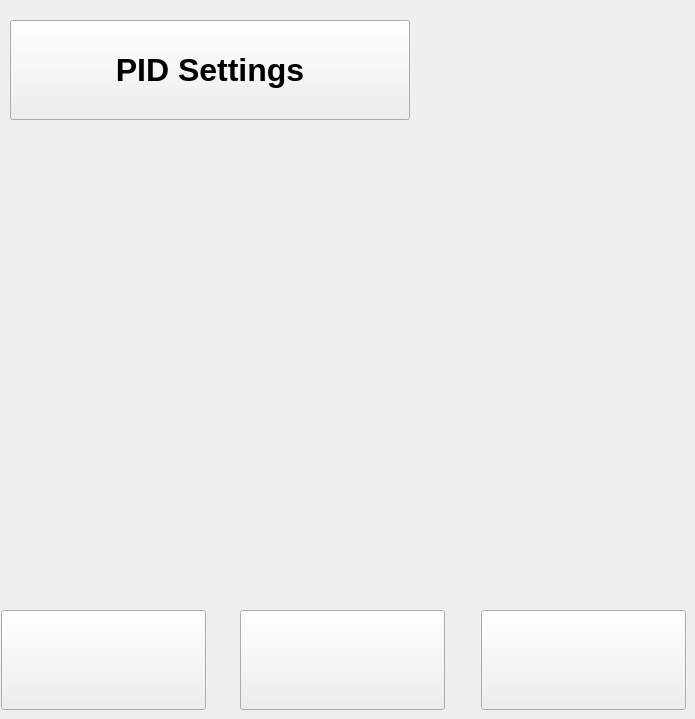
    <widget class="QWidget" name="pageCharger_settings">
     <widget class="QPushButton" name="pushButton_chgset_pid">
      <property name="geometry">
       <rect>
        <x>10</x>
        <y>20</y>
        <width>400</width>
        <height>100</height>
       </rect>
      </property>
      <property name="font">
       <font>
        <pointsize>24</pointsize>
        <bold>true</bold>
       </font>
      </property>
      <property name="text">
       <string>PID Settings</string>
      </property>
     </widget>
     <widget class="QPushButton" name="pushButton_chgset_home">
      <property name="geometry">
       <rect>
        <x>1</x>
        <y>610</y>
        <width>205</width>
        <height>100</height>
       </rect>
      </property>
      <property name="text">
       <string/>
      </property>
      <property name="icon">
       <iconset theme="QIcon::ThemeIcon::GoHome"/>
      </property>
      <property name="iconSize">
       <size>
        <width>80</width>
        <height>80</height>
       </size>
      </property>
     </widget>
     <widget class="QPushButton" name="pushButton_chgset_back">
      <property name="geometry">
       <rect>
        <x>240</x>
        <y>610</y>
        <width>205</width>
        <height>100</height>
       </rect>
      </property>
      <property name="text">
       <string/>
      </property>
      <property name="icon">
       <iconset theme="QIcon::ThemeIcon::GoPrevious"/>
      </property>
      <property name="iconSize">
       <size>
        <width>80</width>
        <height>80</height>
       </size>
      </property>
     </widget>
     <widget class="QPushButton" name="pushButton_chgset_save">
      <property name="geometry">
       <rect>
        <x>481</x>
        <y>610</y>
        <width>205</width>
        <height>100</height>
       </rect>
      </property>
      <property name="text">
       <string/>
      </property>
      <property name="icon">
       <iconset theme="QIcon::ThemeIcon::DocumentSave"/>
      </property>
      <property name="iconSize">
       <size>
        <width>80</width>
        <height>80</height>
       </size>
      </property>
     </widget>
    </widget>
